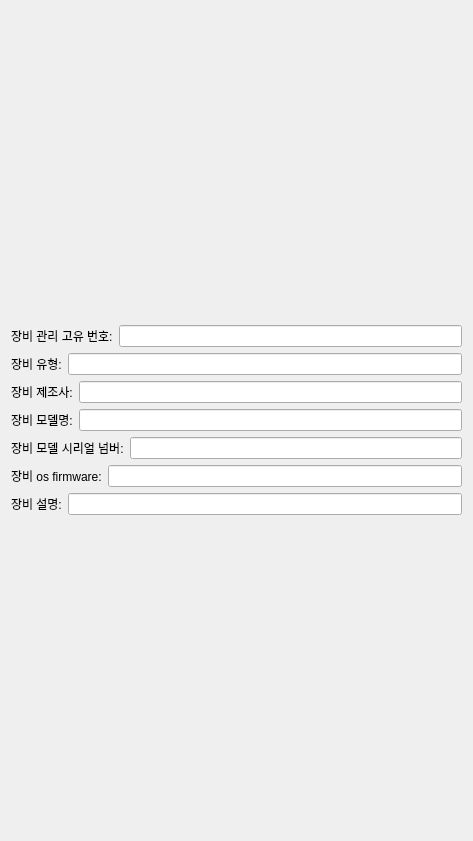
              <widget class="QWidget" name="DE_Marines_Electronics_Info__scrollAreaWidgetContents_1">
               <property name="geometry">
                <rect>
                 <x>0</x>
                 <y>0</y>
                 <width>473</width>
                 <height>841</height>
                </rect>
               </property>
               <layout class="QGridLayout" name="gridLayout_6">
                <item row="0" column="0">
                 <layout class="QVBoxLayout" name="DE_Marines_Electronics_Info__verticalLayout_1">
                  <item>
                   <layout class="QHBoxLayout" name="DE_Marines_Electronics_Info_device_management_id__horizontalLayout_1">
                    <item>
                     <widget class="QLabel" name="DE_Marines_Electronics_Info_device_management_id__label_1">
                      <property name="text">
                       <string>장비 관리 고유 번호:</string>
                      </property>
                     </widget>
                    </item>
                    <item>
                     <widget class="QLineEdit" name="DE_Marines_Electronics_Info_device_management_id__lineEdit_1"/>
                    </item>
                   </layout>
                  </item>
                  <item>
                   <layout class="QHBoxLayout" name="DE_Marines_Electronics_Info_device_type__horizontalLayout_1">
                    <item>
                     <widget class="QLabel" name="DE_Marines_Electronics_Info_device_type__label_1">
                      <property name="text">
                       <string>장비 유형:</string>
                      </property>
                     </widget>
                    </item>
                    <item>
                     <widget class="QLineEdit" name="DE_Marines_Electronics_Info_device_type__lineEdit_1"/>
                    </item>
                   </layout>
                  </item>
                  <item>
                   <layout class="QHBoxLayout" name="DE_Marines_Electronics_Info_device_manufacturer__horizontalLayout_1">
                    <item>
                     <widget class="QLabel" name="DE_Marines_Electronics_Info_device_manufacturer__label_1">
                      <property name="text">
                       <string>장비 제조사:</string>
                      </property>
                     </widget>
                    </item>
                    <item>
                     <widget class="QLineEdit" name="DE_Marines_Electronics_Info_device_manufacturer__lineEdit_1"/>
                    </item>
                   </layout>
                  </item>
                  <item>
                   <layout class="QHBoxLayout" name="DE_Marines_Electronics_Info_device_model_name__horizontalLayout_1">
                    <item>
                     <widget class="QLabel" name="DE_Marines_Electronics_Info_device_model_name__label_1">
                      <property name="text">
                       <string>장비 모델명:</string>
                      </property>
                     </widget>
                    </item>
                    <item>
                     <widget class="QLineEdit" name="DE_Marines_Electronics_Info_device_model_name__lineEdit_1"/>
                    </item>
                   </layout>
                  </item>
                  <item>
                   <layout class="QHBoxLayout" name="DE_Marines_Electronics_Info_device_model_serial_number__horizontalLayout_1">
                    <item>
                     <widget class="QLabel" name="DE_Marines_Electronics_Info_device_model_serial_number__label_1">
                      <property name="text">
                       <string>장비 모델 시리얼 넘버:</string>
                      </property>
                     </widget>
                    </item>
                    <item>
                     <widget class="QLineEdit" name="DE_Marines_Electronics_Info_device_model_serial_number__lineEdit_1"/>
                    </item>
                   </layout>
                  </item>
                  <item>
                   <layout class="QHBoxLayout" name="DE_Marines_Electronics_Info_device_os_firmware__horizontalLayout_1">
                    <item>
                     <widget class="QLabel" name="DE_Marines_Electronics_Info_device_os_firmware__label_1">
                      <property name="text">
                       <string>장비 os firmware:</string>
                      </property>
                     </widget>
                    </item>
                    <item>
                     <widget class="QLineEdit" name="DE_Marines_Electronics_Info_device_os_firmware__lineEdit_1"/>
                    </item>
                   </layout>
                  </item>
                  <item>
                   <layout class="QHBoxLayout" name="DE_Marines_Electronics_Info_device_description__horizontalLayout_1">
                    <item>
                     <widget class="QLabel" name="DE_Marines_Electronics_Info_device_description__label_1">
                      <property name="text">
                       <string>장비 설명:</string>
                      </property>
                     </widget>
                    </item>
                    <item>
                     <widget class="QLineEdit" name="DE_Marines_Electronics_Info_device_description__lineEdit_1"/>
                    </item>
                   </layout>
                  </item>
                 </layout>
                </item>
               </layout>
              </widget>
